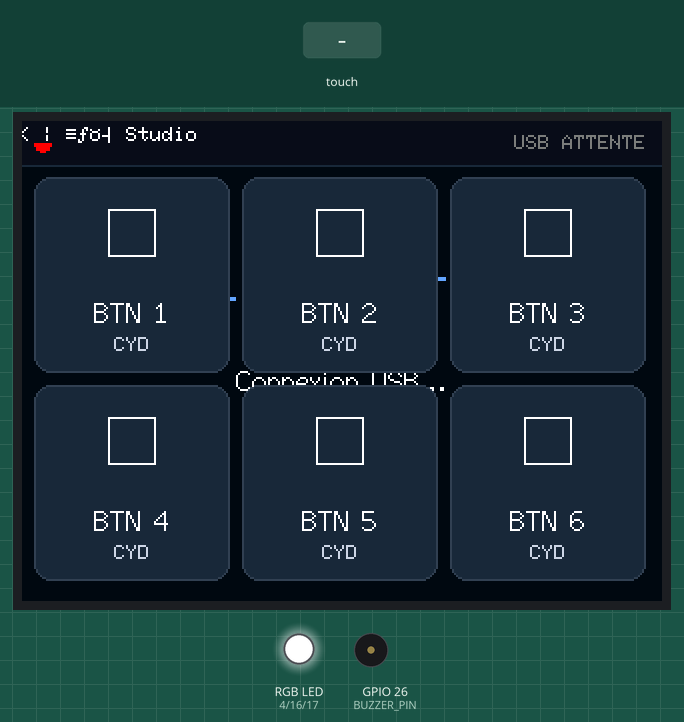
Bench run of a program on a simulated ESP32. On the bench: 320×240 colour display, an RGB LED mixed from three pins (HIGH = lit), buzzer (waves = sounding, pin HIGH). The test bench sets the inputs (shaded band). Pins used as bus, display or sensor lines are not drawn; what the program prints to the serial monitor is not drawn.

Above: at 2.1 s.
2.2 s: touch panel pressed at 13 % / 10 % of its raw x / y range
3.8 s: touch panel pressed at 62 % / 10 % of its raw x / y range
Timing chart, 0 to 6.8 s (numbered marks = the images above; inputs shaded):
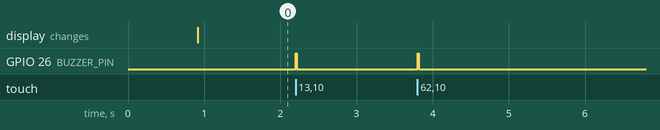

Measured:
- after the input at 2.2 s, GPIO 26 (BUZZER_PIN): LOW → HIGH at once, → LOW 0.02 s later
- after the input at 3.8 s, GPIO 26 (BUZZER_PIN): LOW → HIGH at once, → LOW 0.02 s later

The program:

main.cpp
```cpp
/**
 * ============================================================================
 * CYD-Deck Studio — ESP32 CYD (Cheap Yellow Display) Stream Deck Firmware
 * Target: ESP32-2432S028R (2.8" TFT 320x240 + Touch XPT2046)
 * ============================================================================
 */

#include <Arduino.h>
#include <SPI.h>
#include <TFT_eSPI.h>
#include <XPT2046_Touchscreen.h>
#include <ArduinoJson.h>

// ----------------------------------------------------------------------------
// OPTION CONNEXION SANS FIL : WI-FI & WEBSOCKET
// Décommentez la ligne ci-dessous si vous souhaitez utiliser le Wi-Fi au lieu de l'USB !
// ----------------------------------------------------------------------------
// #define ENABLE_WIFI
#ifdef ENABLE_WIFI
  #include <WiFi.h>
  #include <WebSocketsClient.h>
  const char* WIFI_SSID     = "VOTRE_BOX_WIFI";
  const char* WIFI_PASSWORD = "MOT_DE_PASSE";
  const char* WS_HOST       = "192.168.10.136"; // L'adresse IP de votre PC affichée dans CYD-Deck Studio
  const int   WS_PORT       = 8765;
  WebSocketsClient webSocket;
#endif

// ----------------------------------------------------------------------------
// PIN DEFINITIONS & HARDWARE SPECIFICATIONS
// ----------------------------------------------------------------------------
#define XPT2046_IRQ   36
#define XPT2046_MOSI  32
#define XPT2046_MISO  39
#define XPT2046_CLK   25
#define XPT2046_CS    33

#define LCD_BACKLIGHT 21  // PWM Backlight control pin
#define RGB_LED_RED   4
#define RGB_LED_GREEN 16
#define RGB_LED_BLUE  17
#define BUZZER_PIN    26

#define SCREEN_WIDTH  320
#define SCREEN_HEIGHT 240
#define NUM_BUTTONS   6

// ----------------------------------------------------------------------------
// TOUCH CALIBRATION VALUES (Adjust if needed for your specific CYD panel)
// ----------------------------------------------------------------------------
#define TOUCH_MIN_X 300
#define TOUCH_MAX_X 3800
#define TOUCH_MIN_Y 250
#define TOUCH_MAX_Y 3750

// Hardware instances
TFT_eSPI tft = TFT_eSPI();
SPIClass touchSPI = SPIClass(VSPI);
XPT2046_Touchscreen touch(XPT2046_CS, XPT2046_IRQ);

// Button structure
struct DeckButton {
  int id;
  String label;
  String sub;
  String icon;
  uint16_t color;
  uint16_t textColor;
  int x;
  int y;
  int w;
  int h;
};

DeckButton buttons[NUM_BUTTONS];
String currentPageName = "🔴 Studio";
int currentCpuUsage = 0;
int currentRamUsage = 0;
bool isConnectedToPC = false;
unsigned long lastTouchTime = 0;
unsigned long lastPingTime = 0;

// Helper: Convert HEX color string (e.g. "#1e3a8a") to 16-bit RGB565 for TFT
uint16_t hexToRGB565(const String& hex) {
  String cleanHex = hex;
  if (cleanHex.startsWith("#")) cleanHex = cleanHex.substring(1);
  long num = strtol(cleanHex.c_str(), NULL, 16);
  uint8_t r = (num >> 16) & 0xFF;
  uint8_t g = (num >> 8) & 0xFF;
  uint8_t b = num & 0xFF;
  return tft.color565(r, g, b);
}

// Draw Status Bar at top (Height = 22px)
void drawStatusBar() {
  tft.fillRect(0, 0, SCREEN_WIDTH, 22, tft.color565(11, 15, 26));
  tft.drawFastHLine(0, 22, SCREEN_WIDTH, tft.color565(30, 41, 59));

  // Connection dot
  tft.fillCircle(10, 11, 4, isConnectedToPC ? TFT_GREEN : TFT_RED);

  // App & Page Title
  tft.setTextColor(TFT_WHITE, tft.color565(11, 15, 26));
  tft.setTextSize(1);
  tft.drawString("CYD-DECK | " + currentPageName, 22, 7);

  // PC System Stats
  if (isConnectedToPC) {
    String statsStr = "CPU:" + String(currentCpuUsage) + "% RAM:" + String(currentRamUsage) + "%";
    tft.setTextColor(tft.color565(96, 165, 250), tft.color565(11, 15, 26));
    tft.drawRightString(statsStr, SCREEN_WIDTH - 8, 7, 1);
  } else {
    tft.setTextColor(TFT_DARKGREY, tft.color565(11, 15, 26));
    tft.drawRightString("USB ATTENTE", SCREEN_WIDTH - 8, 7, 1);
  }
}

// Draw a single button
void drawButton(int idx, bool pressed = false) {
  if (idx < 0 || idx >= NUM_BUTTONS) return;
  DeckButton& b = buttons[idx];

  uint16_t bg = pressed ? TFT_WHITE : b.color;
  uint16_t border = pressed ? TFT_CYAN : tft.color565(51, 65, 85);
  uint16_t fg = pressed ? TFT_BLACK : b.textColor;

  // Button background with rounded corners
  tft.fillRoundRect(b.x, b.y, b.w, b.h, 8, bg);
  tft.drawRoundRect(b.x, b.y, b.w, b.h, 8, border);

  // Draw simple geometric icon based on b.icon
  int cx = b.x + b.w / 2;
  int cy = b.y + 28;

  if (b.icon == "record") {
    tft.fillCircle(cx, cy, 14, pressed ? TFT_RED : TFT_RED);
    tft.drawCircle(cx, cy, 14, TFT_WHITE);
  } else if (b.icon == "play") {
    tft.fillTriangle(cx - 10, cy - 12, cx - 10, cy + 12, cx + 12, cy, fg);
  } else if (b.icon == "pause") {
    tft.fillRect(cx - 10, cy - 12, 6, 24, fg);
    tft.fillRect(cx + 4, cy - 12, 6, 24, fg);
  } else if (b.icon == "mic" || b.icon == "mic-off") {
    tft.fillRoundRect(cx - 6, cy - 12, 12, 18, 6, fg);
    tft.drawFastHLine(cx - 10, cy + 12, 20, fg);
    tft.drawFastVLine(cx, cy + 6, 6, fg);
    if (b.icon == "mic-off") {
      tft.drawLine(cx - 12, cy - 12, cx + 12, cy + 12, TFT_RED);
    }
  } else if (b.icon == "radio") {
    tft.drawCircle(cx, cy, 6, fg);
    tft.drawCircle(cx, cy, 12, fg);
    tft.fillCircle(cx, cy, 3, fg);
  } else if (b.icon == "arrow-right") {
    tft.fillTriangle(cx - 8, cy - 10, cx - 8, cy + 10, cx + 10, cy, fg);
  } else if (b.icon == "arrow-left") {
    tft.fillTriangle(cx + 8, cy - 10, cy + 8, cx - 10, cx - 8, cy, fg);
  } else {
    // Default square icon
    tft.drawRect(cx - 12, cy - 12, 24, 24, fg);
  }

  // Draw Label (Centered)
  tft.setTextColor(fg, bg);
  tft.setTextDatum(MC_DATUM);
  tft.drawString(b.label, cx, b.y + b.h - 30, 2);

  // Draw Subtitle (Centered, smaller)
  if (b.sub.length() > 0) {
    tft.setTextColor(pressed ? TFT_DARKGREY : tft.color565(203, 213, 225), bg);
    tft.drawString(b.sub, cx, b.y + b.h - 14, 1);
  }
}

// Redraw entire screen
void renderFullDeck() {
  drawStatusBar();
  for (int i = 0; i < NUM_BUTTONS; i++) {
    drawButton(i, false);
  }
}

// Initialize layout geometry (3 columns x 2 rows on 320x240 screen)
void initLayout() {
  int startY = 28;
  int btnW = 98;
  int btnH = 98;
  int gapX = 6;
  int gapY = 6;

  for (int r = 0; r < 2; r++) {
    for (int c = 0; c < 3; c++) {
      int idx = r * 3 + c;
      buttons[idx].id = idx;
      buttons[idx].x = 6 + c * (btnW + gapX);
      buttons[idx].y = startY + r * (btnH + gapY);
      buttons[idx].w = btnW;
      buttons[idx].h = btnH;
      buttons[idx].label = "BTN " + String(idx + 1);
      buttons[idx].sub = "CYD";
      buttons[idx].icon = "square";
      buttons[idx].color = hexToRGB565("#1e293b");
      buttons[idx].textColor = TFT_WHITE;
    }
  }
}

// Process JSON incoming command from PC via USB Serial
void processSerialCommand(const String& jsonStr) {
  JsonDocument doc;
  DeserializationError error = deserializeJson(doc, jsonStr);
  if (error) return;

  const char* cmd = doc["cmd"] | "";

  // 1. PAGE_SYNC — Synchronize buttons layout and names
  if (strcmp(cmd, "PAGE_SYNC") == 0) {
    isConnectedToPC = true;
    currentPageName = doc["pageName"] | "Page";
    JsonArray btns = doc["buttons"].as<JsonArray>();

    for (JsonObject b : btns) {
      int id = b["id"] | 0;
      if (id >= 0 && id < NUM_BUTTONS) {
        buttons[id].label = b["label"] | "";
        buttons[id].sub = b["sub"] | "";
        buttons[id].icon = b["icon"] | "square";
        buttons[id].color = hexToRGB565(b["color"] | "#1e293b");
        buttons[id].textColor = hexToRGB565(b["textColor"] | "#ffffff");
      }
    }
    renderFullDeck();
  }
  // 2. STATS — Update CPU and RAM usage live
  else if (strcmp(cmd, "STATS") == 0) {
    isConnectedToPC = true;
    currentCpuUsage = doc["cpu"] | 0;
    currentRamUsage = doc["ram"] | 0;
    drawStatusBar();
  }
  // 3. SLEEP — Screen power management (Screen lock / PC Sleep)
  else if (strcmp(cmd, "SLEEP") == 0) {
    bool sleepState = doc["state"] | false;
    analogWrite(LCD_BACKLIGHT, sleepState ? 0 : 255);
  }
  // 4. BRIGHTNESS — Backlight PWM control (0 - 100%)
  else if (strcmp(cmd, "BRIGHTNESS") == 0) {
    int val = doc["val"] | 100;
    int pwm = map(constrain(val, 0, 100), 0, 100, 0, 255);
    analogWrite(LCD_BACKLIGHT, pwm);
  }
}

#ifdef ENABLE_WIFI
void webSocketEvent(WStype_t type, uint8_t * payload, size_t length) {
  if (type == WStype_CONNECTED) {
    isConnectedToPC = true;
    drawStatusBar();
    webSocket.sendTXT("{\"event\":\"READY\",\"device\":\"ESP32-CYD-WIFI\"}");
  } else if (type == WStype_DISCONNECTED) {
    isConnectedToPC = false;
    drawStatusBar();
  } else if (type == WStype_TEXT) {
    processSerialCommand((char*)payload);
  }
}
#endif

// Send Touch Event to PC over Serial or Wi-Fi
void sendTouchEvent(int buttonIndex) {
  // Beep feedback
  digitalWrite(BUZZER_PIN, HIGH);
  delay(15);
  digitalWrite(BUZZER_PIN, LOW);

  // Visual press feedback
  drawButton(buttonIndex, true);

  // Send JSON frame over Serial & Wi-Fi
  JsonDocument out;
  out["event"] = "TOUCH";
  out["idx"] = buttonIndex;
  out["type"] = "click";

#ifdef ENABLE_WIFI
  if (WiFi.status() == WL_CONNECTED) {
    String outStr;
    serializeJson(out, outStr);
    webSocket.sendTXT(outStr);
  }
#endif

  serializeJson(out, Serial);
  Serial.println();

  delay(120);
  drawButton(buttonIndex, false);
}

// Check touch input
void checkTouch() {
  if (touch.touched()) {
    TS_Point p = touch.getPoint();

    // Debounce
    if (millis() - lastTouchTime < 300) return;
    lastTouchTime = millis();

    // Map raw touch coordinates to screen 320x240 (Landscape)
    int screenX = map(p.y, TOUCH_MIN_Y, TOUCH_MAX_Y, 0, SCREEN_WIDTH);
    int screenY = map(p.x, TOUCH_MAX_X, TOUCH_MIN_X, 0, SCREEN_HEIGHT);
    screenX = constrain(screenX, 0, SCREEN_WIDTH);
    screenY = constrain(screenY, 0, SCREEN_HEIGHT);

    // Identify which button was clicked
    for (int i = 0; i < NUM_BUTTONS; i++) {
      DeckButton& b = buttons[i];
      if (screenX >= b.x && screenX <= (b.x + b.w) &&
          screenY >= b.y && screenY <= (b.y + b.h)) {
        sendTouchEvent(i);
        break;
      }
    }
  }
}

// ----------------------------------------------------------------------------
// SETUP & MAIN LOOP
// ----------------------------------------------------------------------------
void setup() {
  Serial.begin(115200);
  Serial.setTimeout(100);

  // Onboard RGB LED (Turn off active-low)
  pinMode(RGB_LED_RED, OUTPUT);
  pinMode(RGB_LED_GREEN, OUTPUT);
  pinMode(RGB_LED_BLUE, OUTPUT);
  digitalWrite(RGB_LED_RED, HIGH);
  digitalWrite(RGB_LED_GREEN, HIGH);
  digitalWrite(RGB_LED_BLUE, HIGH);

  // Buzzer
  pinMode(BUZZER_PIN, OUTPUT);
  digitalWrite(BUZZER_PIN, LOW);

  // Backlight PWM (Full brightness on boot)
  pinMode(LCD_BACKLIGHT, OUTPUT);
  analogWrite(LCD_BACKLIGHT, 255);

  // Initialize TFT LCD
  tft.init();
  tft.setRotation(1); // Landscape 320x240
  tft.fillScreen(tft.color565(7, 10, 18));

  // Initialize Touchscreen SPI
  touchSPI.begin(XPT2046_CLK, XPT2046_MISO, XPT2046_MOSI, XPT2046_CS);
  touch.begin(touchSPI);
  touch.setRotation(1);

  // Splash Screen on CYD
  tft.setTextColor(tft.color565(96, 165, 250));
  tft.setTextDatum(MC_DATUM);
  tft.drawString("CYD-DECK STUDIO", SCREEN_WIDTH / 2, 90, 4);

#ifdef ENABLE_WIFI
  tft.setTextColor(TFT_WHITE);
  tft.drawString("Connexion Wi-Fi...", SCREEN_WIDTH / 2, 130, 2);
  WiFi.begin(WIFI_SSID, WIFI_PASSWORD);
  int retry = 0;
  while (WiFi.status() != WL_CONNECTED && retry < 20) {
    delay(400);
    retry++;
  }
  if (WiFi.status() == WL_CONNECTED) {
    webSocket.begin(WS_HOST, WS_PORT, "/");
    webSocket.onEvent(webSocketEvent);
    webSocket.setReconnectInterval(3000);
    tft.drawString("Wi-Fi Connecté !", SCREEN_WIDTH / 2, 160, 2);
  }
#else
  tft.setTextColor(TFT_WHITE);
  tft.drawString("Connexion USB...", SCREEN_WIDTH / 2, 130, 2);
#endif

  delay(600);

  initLayout();
  renderFullDeck();

  // Send handshake to PC
  Serial.println("{\"event\":\"READY\",\"device\":\"ESP32-2432S028R\"}");
}

void loop() {
#ifdef ENABLE_WIFI
  if (WiFi.status() == WL_CONNECTED) {
    webSocket.loop();
  }
#endif

  // Read Serial commands from PC
  if (Serial.available()) {
    String line = Serial.readStringUntil('\n');
    line.trim();
    if (line.length() > 0) {
      processSerialCommand(line);
    }
  }

  // Handle Touch input
  checkTouch();
}
```
